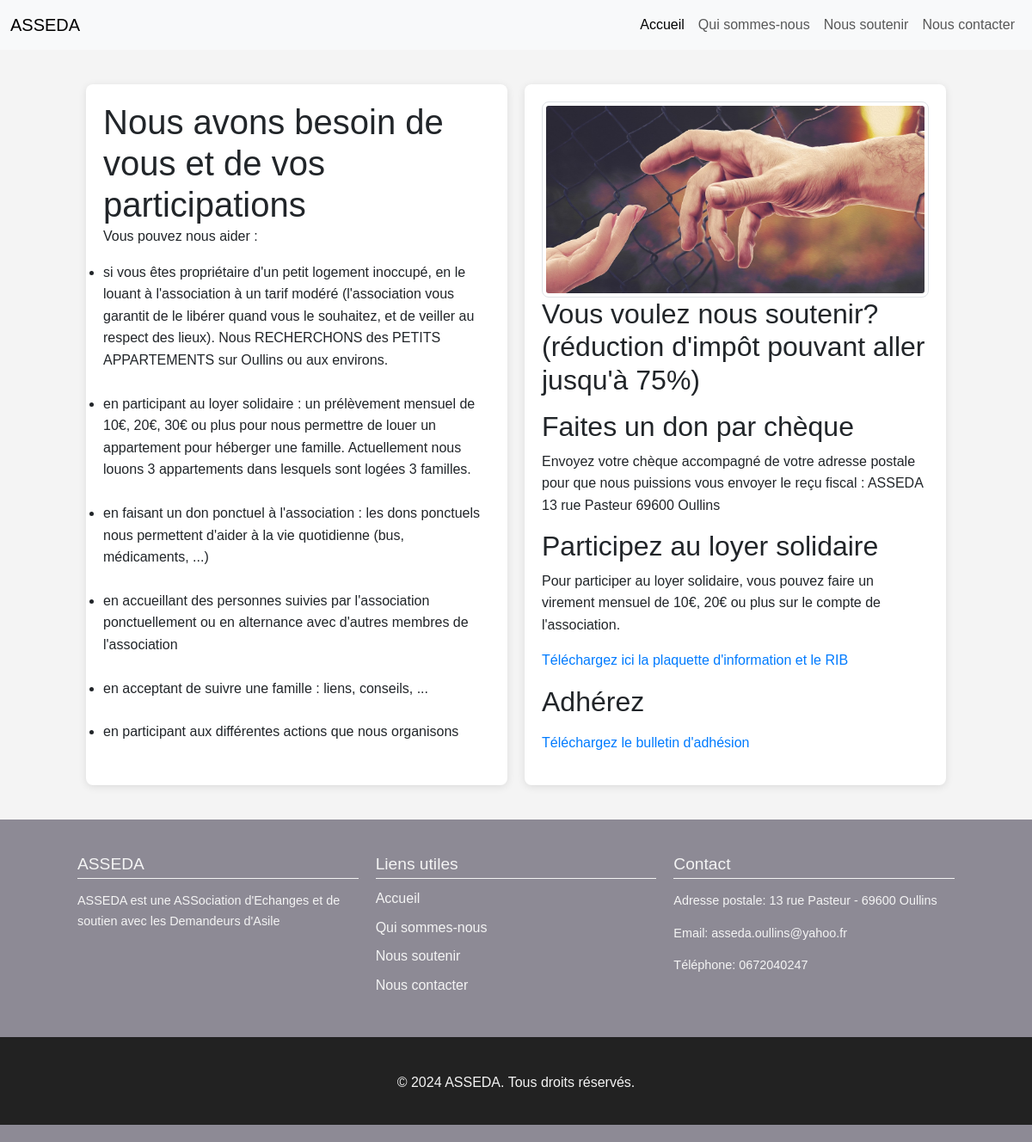
The page /nous_soutenir.php on the database its author committed.
### tables this page shows
CREATE TABLE IF NOT EXISTS `contenu_3` (
  `id` int NOT NULL AUTO_INCREMENT,
  `titre` varchar(255) NOT NULL,
  `paragraphe` text NOT NULL,
  `liste` text NOT NULL,
  `sous_titre` varchar(255) NOT NULL,
  `sous_paragraphe` text NOT NULL,
  `lien_texte` varchar(255) NOT NULL,
  `lien_url` varchar(255) NOT NULL,
  `image` varchar(255) NOT NULL,
  `admin_id` int DEFAULT NULL,
  PRIMARY KEY (`id`),
  KEY `fk_admin_contenu_3` (`admin_id`)
);

### nous_soutenir.php (the view, shortened to what this page needs)
<?php include 'includes/db.php'; ?>
<!DOCTYPE html>
<html lang="fr">
<head>
    <link href="https://cdn.jsdelivr.net/npm/bootstrap@5.3.1/dist/css/bootstrap.min.css" rel="stylesheet">
    <link rel="stylesheet" href="css/nous_soutenir.css">
    <link rel="stylesheet" href="css/style.css">
</head>
<body>
<?php include 'includes/header.php'; ?>
    <div class="container">
        <div class="columns">
            <div class="column">
                <h1>Nous avons besoin de vous et de vos participations</h1>
                <p>Vous pouvez nous aider :</p>
                <ul>
                    <?php
                    $sql = "SELECT * FROM contenu_3";
                    $result = $link->query($sql);
                    if ($result->num_rows > 0) {
                        while($row = $result->fetch_assoc()) {
                            if (!empty($row["liste"])) {
                                echo "<li>" . $row["liste"] . "</li>";
                            }
                        }
                    } else {
                        echo "Aucun contenu trouvé.";
                    }
                    ?>
                </ul>
            </div>
            <div class="column">
                <?php
                $sql = "SELECT * FROM contenu_3";
                $result = $link->query($sql);
                if ($result->num_rows > 0) {
                    while($row = $result->fetch_assoc()) {
                        if (!empty($row["sous_titre"])) {
                            echo "<h2>" . $row["sous_titre"] . "</h2>";
                            echo "<p>" . $row["sous_paragraphe"] . "</p>";
                        }
                        if (!empty($row["lien_texte"]) && !empty($row["lien_url"])) {
                            echo "<p><a href='" . $row["lien_url"] . "' target='_blank'>" . $row["lien_texte"] . "</a></p>";
                        }
                        if (!empty($row["image"])) {
                            echo "<img src='" . $row["image"] . "' class='img-thumbnail' alt='image'>";
                        }
                    }
                } else {
                    echo "Aucun contenu trouvé.";
                }
                ?>
            </div>
        </div>
    </div>
    <?php include 'includes/footer.php'; ?>
</body>
</html>

### includes/header.php (shortened to what this page needs)
<header>
    <nav class="navbar navbar-expand-lg navbar-light bg-light">
        <div class="container-fluid">
            <a class="navbar-brand" href="#">ASSEDA</a>
            <div class="collapse navbar-collapse" id="navbarNav">
                <ul class="navbar-nav ms-auto">
                    <li class="nav-item">
                        <a class="nav-link active" aria-current="page" href="index.php">Accueil</a>
                    </li>
                    <li class="nav-item">
                        <a class="nav-link" href="qui_sommes_nous.php">Qui sommes-nous</a>
                    </li>
                    <li class="nav-item">
                        <a class="nav-link" href="nous_soutenir.php">Nous soutenir</a>
                    </li>
                    <li class="nav-item">
                        <a class="nav-link" href="nous_contacter.php">Nous contacter</a>
                    </li>
                </ul>
            </div>
        </div>
    </nav>
</header>

### includes/footer.php
<footer>
    <div class="container">
        <div class="footer-section">
            <h4 class="footer-h4">ASSEDA</h4>
            <p class="footer-para">ASSEDA est une ASSociation d'Echanges et de soutien avec les Demandeurs d'Asile</p>
        </div>
        <div class="footer-section">
            <h4 class="footer-h4">Liens utiles</h4>
            <ul class="footer-ul">
                <li><a href="index.php">Accueil</a></li>
                <li><a href="qui_sommes_nous.php">Qui sommes-nous</a></li>
                <li><a href="nous_soutenir.php">Nous soutenir</a></li>
                <li><a href="nous_contacter.php">Nous contacter</a></li>
            </ul>
        </div>
        <div class="footer-section">
            <h4 class="footer-h4">Contact</h4>
            <p class="footer-para">Adresse postale: 13 rue Pasteur - 69600 Oullins</p>
            <p class="footer-para">Email: asseda.oullins@yahoo.fr</p>
            <p class="footer-para">Téléphone: 0672040247</p>
        </div>
    </div>
    <div class="footer-bottom">
        <p>&copy; 2024 ASSEDA. Tous droits réservés.</p>
    </div>
</footer>

### css/nous_soutenir.css (style rules this page uses)
body { font-family: Arial, sans-serif; line-height: 1.6; margin: 0; padding: 0; background-color: #f4f4f4; }
.container { max-width: 1200px; margin: 0 auto; padding: 20px; }
.columns { display: grid; grid-template-columns: 1fr 1fr; gap: 20px; padding: 20px; }
.column { background-color: white; padding: 20px; box-shadow: 0 2px 10px rgba(0, 0, 0, 0.1); border-radius: 8px; }
.column ul li { margin-bottom: 25px; }
.img-thumbnail { max-width: 100%; height: auto; border-radius: 8px; }
a { color: #007bff; text-decoration: none; }

### css/style.css (style rules this page uses)
body, h1, h4, ul { margin: 0; padding: 0; }
body { font-family: Arial, sans-serif; }
footer { background-color: #8d8a95; color: #f4f4f4; padding: 20px 0; }
.container { width: 90%; max-width: 1200px; margin: 0 auto; display: flex; justify-content: space-between; flex-wrap: wrap; }
.footer-section { flex: 1; margin: 0 10px; }
.footer-h4 { font-size: 1.2em; margin-bottom: 10px; border-bottom: 1px solid #f4f4f4; padding-bottom: 5px; }
.footer-para { font-size: 0.9em; margin-bottom: 10px; color: #f4f4f4; display: block; margin-block-start: 1em; margin-block-end: 1em; margin-inline-start: 0px; margin-inline-end: 0px; unicode-bidi: isolate; }
.footer-ul { list-style: none; padding: 0; }
.footer-ul li { margin-bottom: 8px; }
.footer-ul a { color: #f4f4f4; text-decoration: none; }
.footer-bottom { background-color: #222; color: #f4f4f4; text-align: center; padding: 10px 0; margin-top: 20px; }
.footer-bottom p { color: #f4f4f4; text-align: center; padding: 10px 0; margin-top: 20px; }

### rows shown on the page
contenu_3: liste "si vous êtes propriétaire d'un petit logement inoccupé, en le louant à l'association à un tarif modéré (l'association vous garantit de le libérer quand vous le souhaitez, et de veiller au respect des lieux). Nous RECHERCHONS des PETITS APPARTEMENTS sur Oullins ou aux environs."
contenu_3: liste "en participant au loyer solidaire : un prélèvement mensuel de 10€, 20€, 30€ ou plus pour nous permettre de louer un appartement pour héberger une famille. Actuellement nous louons 3 appartements dans lesquels sont logées 3 familles."
contenu_3: liste "en faisant un don ponctuel à l'association : les dons ponctuels nous permettent d'aider à la vie quotidienne (bus, médicaments, ...)"
contenu_3: liste "en accueillant des personnes suivies par l'association ponctuellement ou en alternance avec d'autres membres de l'association"
contenu_3: liste "en acceptant de suivre une famille : liens, conseils, ..."
contenu_3: liste "en participant aux différentes actions que nous organisons", image (picture)
contenu_3: sous_titre "Vous voulez nous soutenir? (réduction d'impôt pouvant aller jusqu'à 75%)"
contenu_3: sous_titre "Faites un don par chèque", sous_paragraphe "Envoyez votre chèque accompagné de votre adresse postale pour que nous puissions vous envoyer le reçu fiscal : ASSEDA 13 rue Pasteur 69600 Oullins"
contenu_3: sous_titre "Participez au loyer solidaire", sous_paragraphe "Pour participer au loyer solidaire, vous pouvez faire un virement mensuel de 10€, 20€ ou plus sur le compte de l'association.", lien_texte "Téléchargez ici la plaquette d'information et le RIB"
contenu_3: sous_titre "Adhérez", lien_texte "Téléchargez le bulletin d'adhésion"
